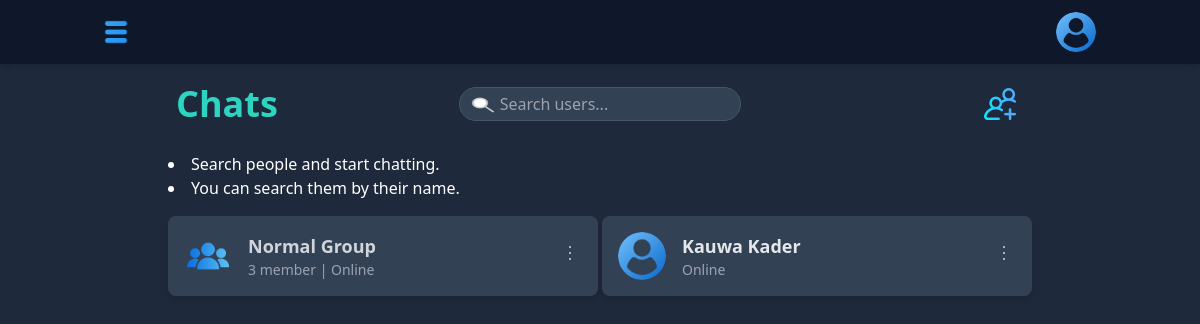
Before: / (signed in) with the older database file.
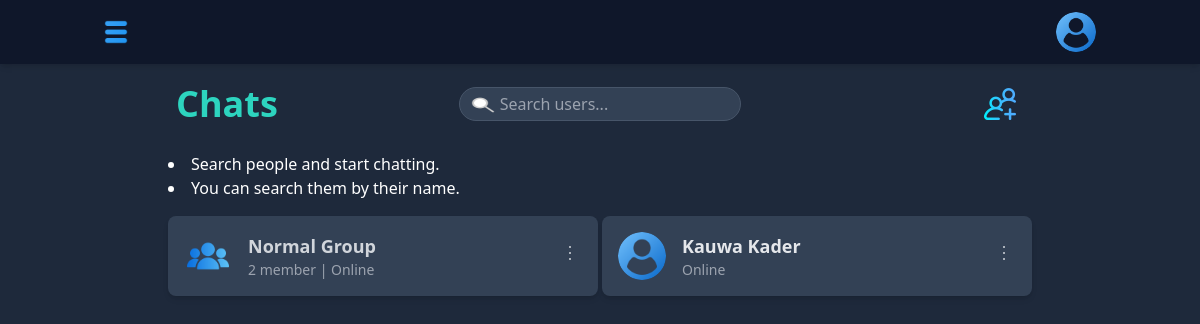
After: the same page with the newer database file.
### chat/models.py (models this page shows, shortened)
class Profile(models.Model):
    uid = models.UUIDField(max_length=200, unique=True, blank=True)
    user = models.OneToOneField(User, on_delete=models.CASCADE, related_name='profile')
    avatar = models.ImageField(upload_to=user_avatar_path, blank=True)
    bio = models.TextField(blank=True, null=True)
    is_online = models.BooleanField(default=False)
    last_seen = models.DateTimeField(blank=True, null=True)
    class Meta:
        ordering = ('user',)
    @property
    def full_name(self):
        return self.user.get_full_name()

class ChatRoom(models.Model):
    uid = models.CharField(max_length=200, unique=True, blank=True)
    name = models.CharField(max_length=100, null=True, blank=True)
    avatar = models.ImageField(upload_to=chat_group_avatar_path, blank=True)
    admin = models.ForeignKey(User, on_delete=models.CASCADE, null=True, blank=True, related_name='admin_of_rooms') # access all ChatRooms of a user by User.admin_of_rooms.all()
    members = models.ManyToManyField(User, blank=True, related_name='rooms') # access all rooms of a user by User.rooms.all()
    is_private = models.BooleanField(default=False)
    second_user = models.ForeignKey(User, on_delete=models.CASCADE, blank=True, null=True) # I will use this field in views function for storing second_user for private chat
    created_at = models.DateTimeField(auto_now_add=True)
    updated_at = models.DateTimeField(auto_now=True)
    class Meta:
        ordering = ('-updated_at', 'created_at')
    @property
    def member_count(self):
        return self.members.count()

### chat/views/chat.py (the view)
# urls.py: path('', Home, name='home'),
@login_required
def Home(request):
    user = request.user
    rooms = user.rooms.all() # works because of related_name='rooms' in ChatRoom model
    '''set the other_user field of private chat rooms to access the other user of the private chat room in the template'''
    for room in rooms:
        if room.is_private:
            room.second_user = room.members.exclude(id=user.id).first()
    return render(request, 'chat/pages/home.html', {'rooms': rooms})

### templates/chat/pages/home.html (shortened to what this page needs)
{% extends "chat/base.html" %}
{% block content %}
    {% include "chat/components/navbar.html" %}
    {% include "chat/home/home_chat_list.html" %}
{% endblock content %}

### templates/chat/base.html (shortened to what this page needs)
{% load static %}
<!DOCTYPE html>
<html lang="en">
<head>
    <link rel="stylesheet" href="{% static 'chat/css/style.css' %}">
    <link rel="stylesheet" href="{% static 'chat/css/tailwind.css' %}">
</head>
<body class="bg-slate-800 text-white">
    {% block content %}
    {% endblock %}
</body>
</html>

### templates/chat/components/navbar.html (shortened to what this page needs)
{% load static %}
<nav class="bg-slate-900 shadow-md">
    <div class="container mx-auto px-4 py-3 flex items-center justify-between">
        <button id="menu-btn" class="focus:outline-none z-50">
            <img src="{% static 'chat/icons/hamburger.png' %}" alt="Menu" class="h6- w-6">
        </button>
        <div class="relative">
            <img id="profile-btn" src="{{ user.profile.avatar.url }}" alt="User Profile" class="w-10 h-10 rounded-full border-1 border-teal-400 cursor-pointer">
        </div>
    </div>
</nav>

### templates/chat/home/home_chat_list.html (shortened to what this page needs)
{% load static %}
<div class="container mx-auto px-4 py-2 max-w-4xl">
    {% include "chat/home/header_home_chat_list.html" %}
    <div id="user-list" class="grid grid-cols-1 md:grid-cols-2 gap-1">
    {% for room in rooms %}
        {% if room.is_private %}
        <div class="relative bg-slate-700 p-4 rounded-lg shadow-md flex items-center justify-between">
            <a href="{% url "chatroom" room.uid %}">
                <div class="flex items-center space-x-4">
                    <img src="{{ room.second_user.profile.avatar.url }}" alt="User Avatar" class="w-12 h-12 rounded-full">
                    <div>
                        <p class="text-lg font-semibold text-gray-200">{{ room.second_user.profile.full_name }}</p>
                        <p class="text-sm text-gray-400">
                            {% if room.second_user.profile.is_online %}
                                Online
                            {% else %}
                                active {{ room.second_user.profile.last_seen|timesince }} ago
                            {% endif %}
                        </p>
                    </div>
                </div>
            </a>
            <div class="relative">
                <button class="three-dot-btn focus:outline-none" data-index="0">
                    <svg class="w-6 h-6 text-gray-300" fill="none" stroke="currentColor" viewBox="0 0 24 24" xmlns="http://www.w3.org/2000/svg">
                        <path stroke-linecap="round" stroke-linejoin="round" stroke-width="2" d="M12 6h.01M12 12h.01M12 18h.01"></path>
                    </svg>
                </button>
            </div>
        </div>
        {% else %}
        <div class="relative bg-slate-700 p-4 rounded-lg shadow-md flex items-center justify-between">
            <a href="{% url "chatroom" room.uid %}" class="">
                <div class="flex items-center space-x-4">
                    <img src="{{ room.avatar.url }}" alt="User Avatar" class="w-12 h-12 rounded-full border-1 border-teal-400">
                    <div>
                        <p class="text-lg font-semibold text-gray-300">{{ room.name }}</p>
                        <p class="text-sm text-gray-400">{{ room.member_count }} member | Online</p>
                    </div>
                </div>
            </a>
            <div class="relative">
                <button class="three-dot-btn focus:outline-none" data-index="0">
                    <svg class="w-6 h-6 text-gray-300" fill="none" stroke="currentColor" viewBox="0 0 24 24" xmlns="http://www.w3.org/2000/svg">
                        <path stroke-linecap="round" stroke-linejoin="round" stroke-width="2" d="M12 6h.01M12 12h.01M12 18h.01"></path>
                    </svg>
                </button>
            </div>
        </div>
        {% endif %}
    {% endfor %}
    </div>
</div>

### templates/chat/home/header_home_chat_list.html (shortened to what this page needs)
{% load static %}
<div class="flex items-center justify-evenly p-2 mb-4">
    <div class="flex-1">
        <h2 class="text-3xl md:text-4xl font-bold text-teal-400">Chats</h2>
    </div>
    <div class="flex-1">
        <div class="relative">
            <input type="text" id="search-bar" placeholder="Search users..."
                class="w-full px-5 py-1 rounded-[40px] bg-slate-700 text-gray-300 border border-slate-600 focus:outline-none focus:ring-1 focus:ring-teal-700 pl-10">
            <span class="absolute left-3 top-2.5 text-gray-400">
                <img src="{% static 'chat/icons/search.png' %}" alt="Search" class="h-4 w-6">
            </span>
        </div>
    </div>
    <div class="flex-1 text-right">
        <button id="create-group-btn" class="p-2 rounded-full hover:bg-slate-900 focus:outline-none">
            <img src="{% static 'chat/icons/add-group.png' %}" class="h-8 w-8" alt="" srcset="">
        </button>
    </div>
</div>
<li>Search people and start chatting.</li>
<li class="mb-4">You can search them by their name.</li>

### templates/chat/home/home_search_modal.html (shortened to what this page needs)
{% load static %}

Changed rows visible on the page:
changed ChatRoom "Normal Group": member_count "3" → "2"
